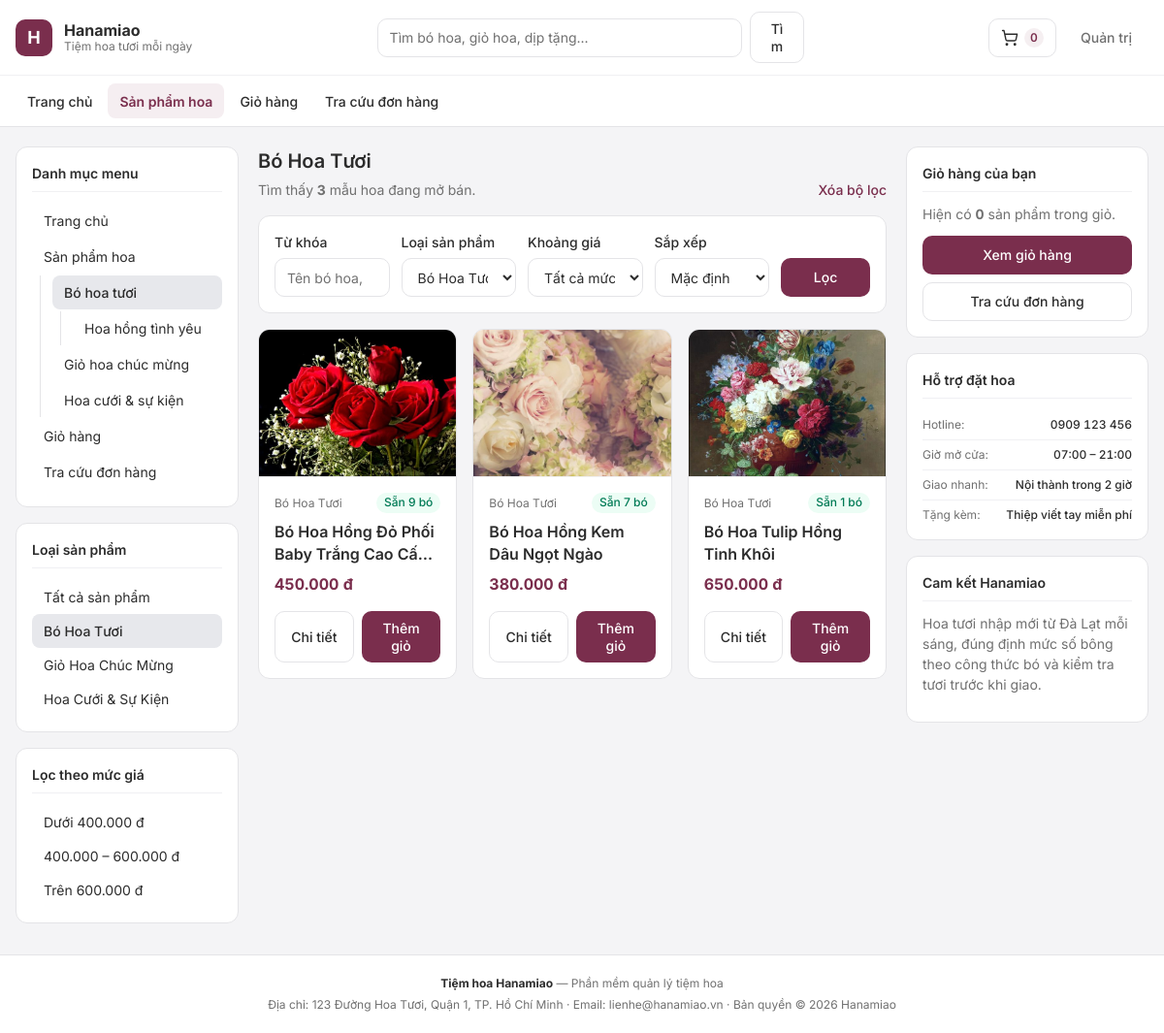
The page /index.php?page=products&lsp=1 on the database its author committed.
### tables this page shows
CREATE TABLE IF NOT EXISTS `Menu` (
    `ID` INT UNSIGNED NOT NULL AUTO_INCREMENT,
    `ID_Cha` INT UNSIGNED NOT NULL DEFAULT 0,
    `TenMenu` VARCHAR(150) NOT NULL,
    `MoTa` VARCHAR(255) DEFAULT NULL,
    `url` VARCHAR(255) DEFAULT NULL,
    PRIMARY KEY (`ID`),
    KEY `idx_menu_cha` (`ID_Cha`)
);

CREATE TABLE IF NOT EXISTS `LoaiSanPham` (
    `ID_LSP` INT UNSIGNED NOT NULL AUTO_INCREMENT,
    `TenLoaiSanPham` VARCHAR(120) NOT NULL,
    `TrangThai` TINYINT(1) NOT NULL DEFAULT 1,
    PRIMARY KEY (`ID_LSP`),
    KEY `idx_lsp_trangthai` (`TrangThai`)
);

CREATE TABLE IF NOT EXISTS `SanPham` (
    `ID_SP` INT UNSIGNED NOT NULL AUTO_INCREMENT,
    `TenSanPham` VARCHAR(180) NOT NULL,
    `ID_LSP` INT UNSIGNED NOT NULL,
    `HinhAnh` VARCHAR(255) DEFAULT NULL,
    `MoTa` TEXT DEFAULT NULL,
    `TrangThai` TINYINT(1) NOT NULL DEFAULT 1,
    PRIMARY KEY (`ID_SP`),
    KEY `idx_sp_lsp` (`ID_LSP`),
    KEY `idx_sp_trangthai` (`TrangThai`),
    CONSTRAINT `fk_sanpham_loaisanpham` FOREIGN KEY (`ID_LSP`)
        REFERENCES `LoaiSanPham` (`ID_LSP`) ON UPDATE CASCADE ON DELETE RESTRICT
);

### pages/products.php (the view, shortened to what the rows shown need)
<?php
$selectedLsp = isset($_GET['lsp']) ? max(0, (int)$_GET['lsp']) : 0;
$keyword = isset($_GET['q']) && is_string($_GET['q']) ? trim($_GET['q']) : '';
$priceRange = isset($_GET['price']) && is_string($_GET['price']) ? trim($_GET['price']) : '';
$sort = isset($_GET['sort']) && is_string($_GET['sort']) ? trim($_GET['sort']) : 'default';
$products = [];
if ($pdo instanceof PDO) {
    try {
        $products = searchProductsWithMeta($pdo, [
            'lsp' => $selectedLsp,
            'q' => $keyword,
            'price' => $priceRange,
            'sort' => $sort,
            'limit' => 48,
        ]);
    } catch (PDOException $exception) {
        error_log('[Hanamiao Products List] ' . $exception->getMessage());
        $dbError = 'Không thể tải danh sách sản phẩm lúc này.';
    }
}
$selectedLspName = '';
foreach ($productTypes as $type) {
    if ((int)$type['ID_LSP'] === $selectedLsp) {
        $selectedLspName = (string)$type['TenLoaiSanPham'];
        break;
    }
}
?>
<section class="content-section">
    <div class="section-header">
        <div>
            <h1 class="page-title">
                <?php echo $selectedLspName !== '' ? h($selectedLspName) : 'Tất cả sản phẩm hoa'; ?>
            </h1>
            <p class="section-subtitle tabular-nums">
                Tìm thấy <strong><?php echo count($products); ?></strong> mẫu hoa đang mở bán.
            </p>
        </div>
    </div>
    <?php if (count($products) === 0): ?>
        <div class="panel empty-state">
            <h2 class="empty-title">Không tìm thấy sản phẩm phù hợp</h2>
            <p class="text-muted">Thử thay đổi từ khóa, chọn lại loại sản phẩm hoặc mở rộng khoảng giá.</p>
            <a class="btn btn-outline" href="index.php?page=products">Xem tất cả sản phẩm</a>
        </div>
    <?php else: ?>
        <div class="product-grid">
            <?php foreach ($products as $product): ?>
                <?php
                $idSp = (int)$product['ID_SP'];
                $imgSrc = getImageUrl($product['HinhAnh']);
                $availableQty = (int)$product['SoLuongKhaDung'];
                $hasPrice = $product['GiaBanHienTai'] !== null;
                $canBuy = ($availableQty > 0 && $hasPrice);
                ?>
                <article class="product-card">
                    <a class="product-thumb" href="index.php?page=product_detail&amp;id=<?php echo $idSp; ?>">
                        <img src="<?php echo h($imgSrc); ?>" alt="<?php echo h($product['TenSanPham']); ?>" loading="lazy">
                    </a>
                    <div class="product-body">
                        <div class="product-meta">
                            <span class="product-category"><?php echo h($product['TenLoaiSanPham']); ?></span>
                            <span class="badge <?php echo $canBuy ? 'badge-success' : 'badge-error'; ?>">
                                <?php echo $canBuy ? ('Sẵn ' . $availableQty . ' bó') : 'Tạm hết'; ?>
                            </span>
                        </div>
                        <h2 class="product-title">
                            <a href="index.php?page=product_detail&amp;id=<?php echo $idSp; ?>">
                                <?php echo h($product['TenSanPham']); ?>
                            </a>
                        </h2>
                        <p class="product-price tabular-nums"><?php echo h(formatMoney($product['GiaBanHienTai'])); ?></p>
                        <div class="product-footer product-footer-dual">
                            <a class="btn btn-outline" href="index.php?page=product_detail&amp;id=<?php echo $idSp; ?>">
                                Chi tiết
                            </a>
                            <?php if ($canBuy): ?>
                                <form action="actions/cart_action.php" method="post">
                                    <button type="submit" class="btn btn-primary btn-block">Thêm giỏ</button>
                                </form>
                            <?php else: ?>
                                <button type="button" class="btn btn-outline btn-block" disabled>Tạm hết</button>
                            <?php endif; ?>
                        </div>
                    </div>
                </article>
            <?php endforeach; ?>
        </div>
    <?php endif; ?>
</section>

### components/header.php (shortened to what the rows shown need)
<?php
$rootMenus = layMenuCon($menus, 0);
?>
<!DOCTYPE html>
<html lang="vi">
<head>
    <link rel="stylesheet" href="css/fonts.css">
    <link rel="stylesheet" href="css/tokens.css">
    <link rel="stylesheet" href="css/style.css">
</head>
<body>
<div class="site-shell">
    <header class="site-header">
        <nav class="site-navbar" aria-label="Điều hướng chính">
            <div class="site-container">
                <ul class="nav-list">
                    <?php if (count($rootMenus) === 0): ?>
                        <li><a class="nav-link active" href="index.php?page=home">Trang chủ</a></li>
                    <?php else: ?>
                        <?php foreach ($rootMenus as $item): ?>
                            <?php
                            $url = trim((string)($item['url'] ?? ''));
                            $isSafe = isSafeInternalUrl($url);
                            $isActive = ($isSafe && str_contains($url, 'page=' . $page));
                            ?>
                            <li>
                                <?php if ($isSafe): ?>
                                    <a class="nav-link<?php echo $isActive ? ' active' : ''; ?>" href="<?php echo h($url); ?>">
                                        <?php echo h($item['TenMenu']); ?>
                                    </a>
                                <?php else: ?>
                                    <span class="nav-link nav-link-static"><?php echo h($item['TenMenu']); ?></span>
                                <?php endif; ?>
                            </li>
                        <?php endforeach; ?>
                    <?php endif; ?>
                </ul>
            </div>
        </nav>
    </header>

### components/left.php (shortened to what the rows shown need)
<?php
$activeLsp = isset($_GET['lsp']) ? (int)$_GET['lsp'] : 0;
?>
<section class="widget">
    <h2 class="widget-title">Danh mục menu</h2>
    <?php if (count($menus) === 0): ?>
        <p class="text-muted text-xs">Chưa có dữ liệu menu.</p>
    <?php else: ?>
        <nav aria-label="Menu đa cấp">
            <?php inMenu($menus, 0, $currentQuery); ?>
        </nav>
    <?php endif; ?>
</section>
<section class="widget">
    <h2 class="widget-title">Loại sản phẩm</h2>
    <?php if (count($productTypes) === 0): ?>
        <p class="text-muted text-xs">Chưa có loại sản phẩm đang bán.</p>
    <?php else: ?>
        <ul class="category-list">
            <?php foreach ($productTypes as $type): ?>
                <?php $lspId = (int)$type['ID_LSP']; ?>
                <li>
                    <a class="category-link<?php echo ($page === 'products' && $activeLsp === $lspId) ? ' active' : ''; ?>" href="index.php?page=products&amp;lsp=<?php echo $lspId; ?>">
                        <?php echo h($type['TenLoaiSanPham']); ?>
                    </a>
                </li>
            <?php endforeach; ?>
        </ul>
    <?php endif; ?>
</section>
<section class="widget">
    <h2 class="widget-title">Lọc theo mức giá</h2>
</section>

### functions/menu_functions.php (shortened to what the rows shown need)
<?php
function layMenuCon(array $menus, int $idCha): array
{
    $ketQua = [];
    foreach ($menus as $menu) {
        if ((int)$menu['ID_Cha'] === $idCha) {
            $ketQua[] = $menu;
        }
    }
    return $ketQua;
}
function isSafeInternalUrl(string $url): bool
{
    return (bool)preg_match(
        '/^(?:index\.php)?\?page=[A-Za-z0-9_]+(?:&[A-Za-z0-9_]+=[^<>"\'\s]+)*$/u',
        $url
    );
}
function inMenu(array $menus, int $idCha = 0, string $currentQuery = '', int $depth = 0): void
{
    $menuCon = layMenuCon($menus, $idCha);
    if (count($menuCon) === 0 || $depth > 5) {
        return;
    }
    $ulClass = $depth === 0 ? 'menu-tree menu-root' : 'menu-tree menu-sub level-' . $depth;
    echo '<ul class="' . $ulClass . '">';
    foreach ($menuCon as $menu) {
        $id = (int)$menu['ID'];
        $ten = htmlspecialchars((string)$menu['TenMenu'], ENT_QUOTES, 'UTF-8');
        $url = trim((string)($menu['url'] ?? ''));
        $isActive = ($url !== '' && $currentQuery !== '' && str_ends_with($url, $currentQuery));
        echo '<li class="menu-item">';
        if (isSafeInternalUrl($url)) {
            $safeUrl = htmlspecialchars($url, ENT_QUOTES, 'UTF-8');
            $activeClass = $isActive ? ' active' : '';
            echo '<a class="menu-link' . $activeClass . '" href="' . $safeUrl . '">' . $ten . '</a>';
        } else {
            echo '<span class="menu-label">' . $ten . '</span>';
        }
        inMenu($menus, $id, $currentQuery, $depth + 1);
        echo '</li>';
    }
    echo '</ul>';
}

### rows shown on the page
menu: TenMenu "Trang chủ"
menu: TenMenu "Sản phẩm hoa"
menu: TenMenu "Giỏ hàng"
menu: TenMenu "Tra cứu đơn hàng"
menu: TenMenu "Bó hoa tươi"
menu: TenMenu "Hoa hồng tình yêu"
menu: TenMenu "Giỏ hoa chúc mừng"
menu: TenMenu "Hoa cưới & sự kiện"
loaisanpham: TenLoaiSanPham "Bó Hoa Tươi"
loaisanpham: TenLoaiSanPham "Giỏ Hoa Chúc Mừng"
loaisanpham: TenLoaiSanPham "Hoa Cưới & Sự Kiện"
sanpham: HinhAnh (picture), ID_LSP.TenLoaiSanPham "Bó Hoa Tươi", availableQty "9", TenSanPham "Bó Hoa Hồng Đỏ Phối Baby Trắng Cao…", GiaBanHienTai "450.000 đ"
sanpham: HinhAnh (picture), ID_LSP.TenLoaiSanPham "Bó Hoa Tươi", availableQty "7", TenSanPham "Bó Hoa Hồng Kem Dâu Ngọt Ngào", GiaBanHienTai "380.000 đ"
sanpham: HinhAnh (picture), ID_LSP.TenLoaiSanPham "Bó Hoa Tươi", availableQty "1", TenSanPham "Bó Hoa Tulip Hồng Tinh Khôi", GiaBanHienTai "650.000 đ"

### other values the page prints
$cartCount "0"
count($products) "3"
$cartItemsCount "0"
form field lsp "Bó Hoa Tươi"
